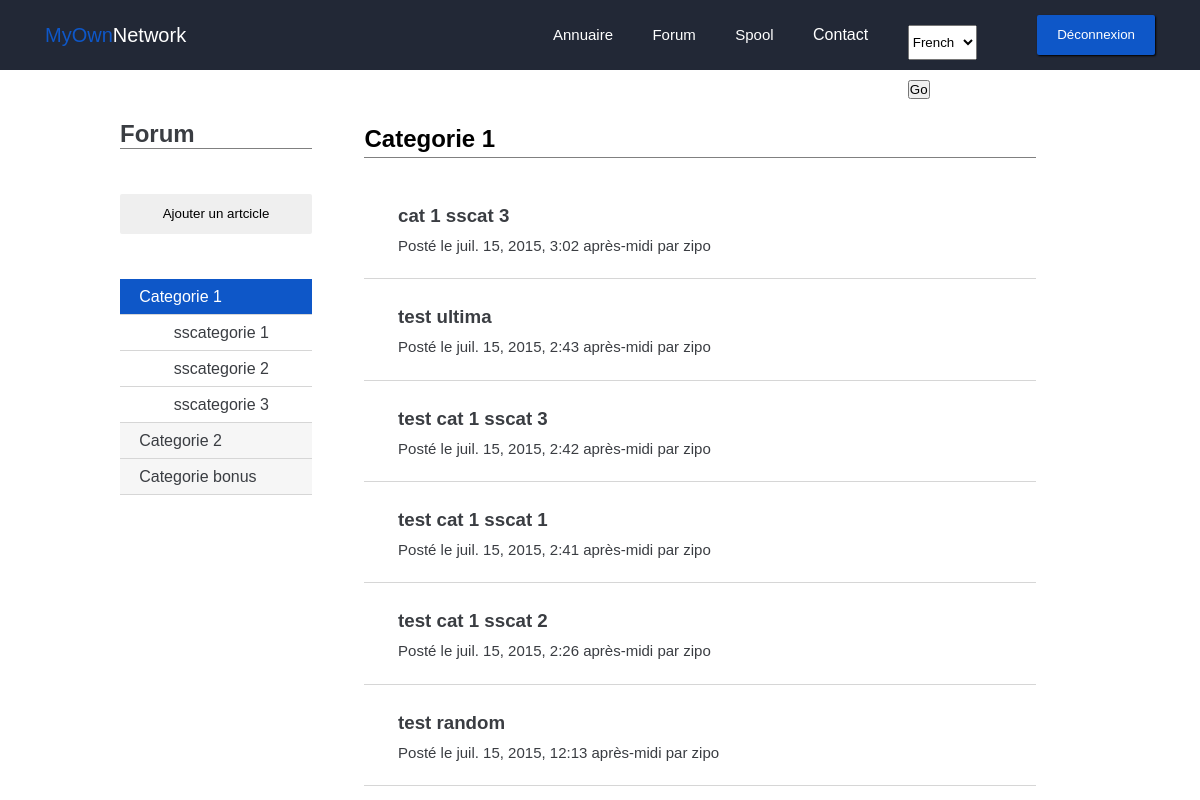
/forum/posts/1 (signed in), run on an earlier commit of the app's database.
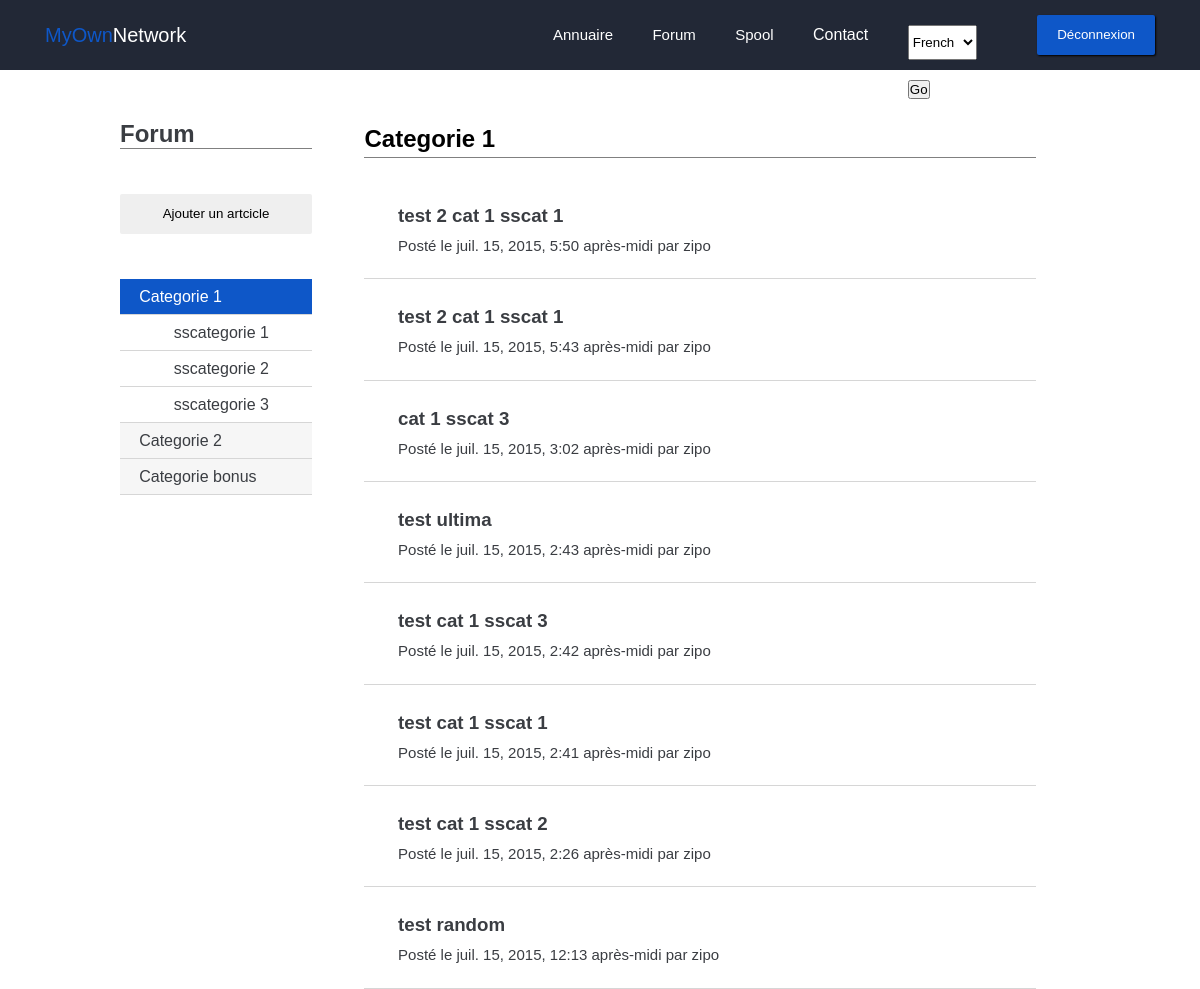
And on a later commit of the database.
### forum/models.py (models this page shows, shortened)
class PostCategorie(models.Model):
    name = models.CharField(max_length=100)

class PostSsCategorie(models.Model):
    name = models.CharField(max_length=100)
    postcategorie = models.ForeignKey('PostCategorie')

class Post(models.Model):
    titre = models.CharField(max_length=150)
    auteur = models.CharField(max_length=100)
    date = models.DateTimeField(auto_now_add=True, verbose_name="Date de publication")
    sscategorie = models.ForeignKey('PostSsCategorie', null=True)
    categorie = models.ForeignKey('PostCategorie')

### forum/views.py (the view)
# urls.py: url(r'^posts/(?P<cat>\d+)$', 'list_posts'),
def list_posts(request, cat):
    if request.user.is_authenticated():
        categories = PostCategorie.objects.all()
        sscategories = PostSsCategorie.objects.all()
        mycat = PostCategorie.objects.get(id=cat)
        posts = Post.objects.filter(categorie=cat).order_by('-date')
        return render(request, 'forum/list_posts.html', locals())
    else:
        return render(request, 'intra/index.html')

### forum/templates/forum/list_posts.html (shortened to what this page needs)
{% extends "base.html" %}
{% load i18n %}
{% load static %}
{% block staticfiles  %}
	<link rel="stylesheet" href="{% static 'forum/css/style.css' %}">
{% endblock %}
{% block content %}
	<div class="forum">
		<div class="wrapper">
			<div class="forum_nav grey2">
				<h1>Forum</h1>
				<a href="{% url "forum.views.add_post" %}"><button class="btn">{% trans "Ajouter un artcicle" %}</button></a>
				<ul>
				{% for categorie in categories %}
				<a href="{% url "forum.views.list_posts" categorie.id %}" class="{% if mycat and categorie == mycat %}blue0Back"><li class="white">{% else %}grey0Back"><li>{% endif %}{{ categorie.name }}</li></a>
					<ul id="{{ categorie.id }}" class="forum_nav__sscat">
					{% for sscategorie in sscategories %}
						{% if sscategorie.postcategorie == categorie %}
						<a href="{% url "forum.views.list_posts_bysscat" categorie.id sscategorie.id %}"><li>{{ sscategorie.name }}</li></a>
						{% endif %}
					{% endfor %}
					</ul>
				{% empty %}
				<p>Pas de catégorie</p>
				{% endfor %}
				</ul>
			</div>
			<div class="forum_content">
				<div class="forum_content__header">
					<h2>{% if mysscat %} {{ mysscat.name }} {% else %} {{ mycat.name }} {% endif %}</h2>
				</div>
				<div class="forum_content__posts">
					<ul>
						{% for post in posts %}
						<a href="{% url 'forum.views.post' post.id %}">
							<li>
								<h3>{{ post.titre }}</h3>
								<p>{% trans "Posté le" %} {{ post.date }} {% trans "par" %} {{ post.auteur }}</p>
							</li>
						</a>
						{% empty %}
						<a href="#">
						  {% trans "Pas de post pour cette catégorie." %}
						</a>
						{% endfor %}
					</ul>
				</div>
			</div>
		</div>
	</div>
{% endblock %}

What changed in the data, as far as the page shows it:
added Post: titre "test 2 cat 1 sscat 1", date "juil. 15, 2015, 5:50 après-midi", auteur "zipo"
added Post: titre "test 2 cat 1 sscat 1", date "juil. 15, 2015, 5:43 après-midi", auteur "zipo"
